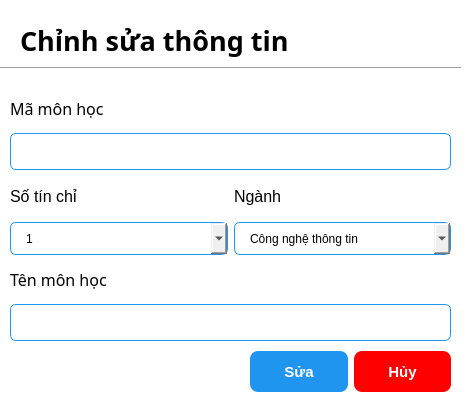
<?xml version="1.0" encoding="UTF-8"?>
<ui version="4.0">
 <class>Dialog</class>
 <widget class="QDialog" name="Dialog">
  <property name="geometry">
   <rect>
    <x>0</x>
    <y>0</y>
    <width>466</width>
    <height>400</height>
   </rect>
  </property>
  <property name="windowTitle">
   <string>Dialog</string>
  </property>
  <property name="styleSheet">
   <string notr="true">QDialog {
	background-color: white;
}

QLineEdit {
	border: 1px solid rgb(31, 149, 239);
	border-radius: 6px;
	padding-left: 15px;
	height: 35px;
}

QDateEdit {
	border: 1px solid rgb(31, 149, 239);
	border-radius: 6px;
	padding-left: 15px;
	height: 31px;
}

QComboBox {
	border: 1px solid rgb(31, 149, 239);
	border-radius: 6px;
	padding-left: 15px;
	height: 31px;
}</string>
  </property>
  <widget class="Line" name="line">
   <property name="geometry">
    <rect>
     <x>0</x>
     <y>60</y>
     <width>461</width>
     <height>16</height>
    </rect>
   </property>
   <property name="orientation">
    <enum>Qt::Horizontal</enum>
   </property>
  </widget>
  <widget class="QWidget" name="layoutWidget">
   <property name="geometry">
    <rect>
     <x>10</x>
     <y>90</y>
     <width>441</width>
     <height>251</height>
    </rect>
   </property>
   <layout class="QVBoxLayout" name="verticalLayout_8">
    <item>
     <layout class="QVBoxLayout" name="verticalLayout">
      <item>
       <widget class="QLabel" name="label_2">
        <property name="font">
         <font>
          <family>Poppins</family>
          <pointsize>12</pointsize>
         </font>
        </property>
        <property name="text">
         <string>Mã môn học</string>
        </property>
       </widget>
      </item>
      <item>
       <widget class="QLineEdit" name="courseIDEdit">
        <property name="enabled">
         <bool>false</bool>
        </property>
        <property name="minimumSize">
         <size>
          <width>0</width>
          <height>20</height>
         </size>
        </property>
       </widget>
      </item>
     </layout>
    </item>
    <item>
     <layout class="QHBoxLayout" name="horizontalLayout">
      <item>
       <layout class="QVBoxLayout" name="verticalLayout_2">
        <item>
         <widget class="QLabel" name="label_5">
          <property name="font">
           <font>
            <pointsize>12</pointsize>
           </font>
          </property>
          <property name="text">
           <string>Số tín chỉ</string>
          </property>
         </widget>
        </item>
        <item>
         <widget class="QComboBox" name="numCredit_comboBox">
          <item>
           <property name="text">
            <string>1</string>
           </property>
          </item>
          <item>
           <property name="text">
            <string>2</string>
           </property>
          </item>
          <item>
           <property name="text">
            <string>3</string>
           </property>
          </item>
          <item>
           <property name="text">
            <string>4</string>
           </property>
          </item>
         </widget>
        </item>
       </layout>
      </item>
      <item>
       <layout class="QVBoxLayout" name="verticalLayout_3">
        <item>
         <widget class="QLabel" name="label_6">
          <property name="font">
           <font>
            <pointsize>12</pointsize>
           </font>
          </property>
          <property name="text">
           <string>Ngành</string>
          </property>
         </widget>
        </item>
        <item>
         <widget class="QComboBox" name="courseMajor_comboBox">
          <item>
           <property name="text">
            <string>Công nghệ thông tin</string>
           </property>
          </item>
          <item>
           <property name="text">
            <string>Hệ thống thông tin</string>
           </property>
          </item>
          <item>
           <property name="text">
            <string>Khoa học máy tính</string>
           </property>
          </item>
         </widget>
        </item>
       </layout>
      </item>
     </layout>
    </item>
    <item>
     <layout class="QVBoxLayout" name="verticalLayout_5">
      <item>
       <widget class="QLabel" name="label_3">
        <property name="font">
         <font>
          <family>Poppins</family>
          <pointsize>12</pointsize>
         </font>
        </property>
        <property name="text">
         <string>Tên môn học</string>
        </property>
       </widget>
      </item>
      <item>
       <widget class="QLineEdit" name="courseNameEdit">
        <property name="minimumSize">
         <size>
          <width>0</width>
          <height>20</height>
         </size>
        </property>
       </widget>
      </item>
     </layout>
    </item>
   </layout>
  </widget>
  <widget class="QWidget" name="layoutWidget_2">
   <property name="geometry">
    <rect>
     <x>250</x>
     <y>350</y>
     <width>201</width>
     <height>43</height>
    </rect>
   </property>
   <layout class="QHBoxLayout" name="horizontalLayout_2">
    <item>
     <widget class="QPushButton" name="add_Btn">
      <property name="minimumSize">
       <size>
        <width>0</width>
        <height>41</height>
       </size>
      </property>
      <property name="styleSheet">
       <string notr="true">QPushButton {
	background-color: rgb(31, 149, 239);
	color: white;
	border: none;
	border-radius: 8px;
	font-weight: bold;
	font-size: 15px;
}</string>
      </property>
      <property name="text">
       <string>Sửa</string>
      </property>
     </widget>
    </item>
    <item>
     <widget class="QPushButton" name="cancel_Btn">
      <property name="minimumSize">
       <size>
        <width>0</width>
        <height>41</height>
       </size>
      </property>
      <property name="styleSheet">
       <string notr="true">QPushButton {
	background-color: red;
	color: white;
	border: none;
	border-radius: 8px;
	font-weight: bold;
	font-size: 15px;
}</string>
      </property>
      <property name="text">
       <string>Hủy</string>
      </property>
     </widget>
    </item>
   </layout>
  </widget>
  <widget class="QLabel" name="label">
   <property name="geometry">
    <rect>
     <x>20</x>
     <y>20</y>
     <width>301</width>
     <height>41</height>
    </rect>
   </property>
   <property name="font">
    <font>
     <family>Poppins</family>
     <pointsize>20</pointsize>
     <weight>75</weight>
     <bold>true</bold>
    </font>
   </property>
   <property name="text">
    <string>Chỉnh sửa thông tin</string>
   </property>
  </widget>
 </widget>
 <resources/>
 <connections/>
</ui>
